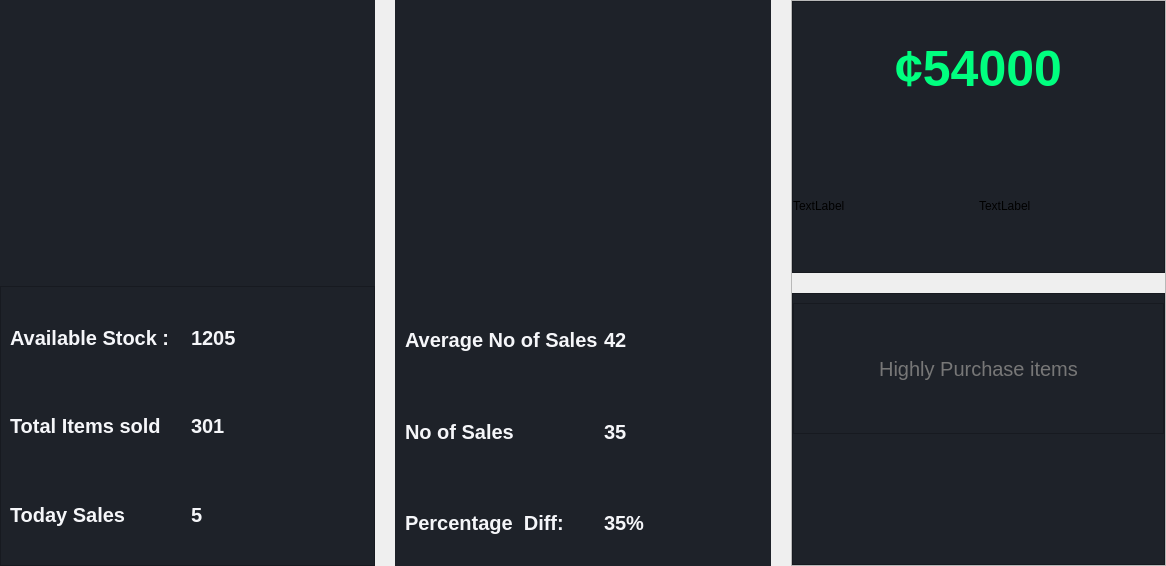
            <widget class="QWidget" name="scrollAreaWidgetContents">
             <property name="geometry">
              <rect>
               <x>0</x>
               <y>0</y>
               <width>1166</width>
               <height>566</height>
              </rect>
             </property>
             <layout class="QVBoxLayout" name="verticalLayout_35">
              <property name="spacing">
               <number>0</number>
              </property>
              <property name="leftMargin">
               <number>0</number>
              </property>
              <property name="topMargin">
               <number>0</number>
              </property>
              <property name="rightMargin">
               <number>0</number>
              </property>
              <property name="bottomMargin">
               <number>0</number>
              </property>
              <item>
               <widget class="QFrame" name="frame_86">
                <property name="styleSheet">
                 <string notr="true"/>
                </property>
                <property name="frameShape">
                 <enum>QFrame::NoFrame</enum>
                </property>
                <property name="frameShadow">
                 <enum>QFrame::Raised</enum>
                </property>
                <layout class="QHBoxLayout" name="horizontalLayout_16">
                 <property name="spacing">
                  <number>20</number>
                 </property>
                 <property name="leftMargin">
                  <number>0</number>
                 </property>
                 <property name="topMargin">
                  <number>0</number>
                 </property>
                 <property name="rightMargin">
                  <number>0</number>
                 </property>
                 <property name="bottomMargin">
                  <number>0</number>
                 </property>
                 <item>
                  <widget class="QFrame" name="chart_stock_sales">
                   <property name="styleSheet">
                    <string notr="true">background:#1e2229;</string>
                   </property>
                   <property name="frameShape">
                    <enum>QFrame::NoFrame</enum>
                   </property>
                   <property name="frameShadow">
                    <enum>QFrame::Raised</enum>
                   </property>
                   <layout class="QVBoxLayout" name="verticalLayout_37">
                    <property name="leftMargin">
                     <number>0</number>
                    </property>
                    <property name="topMargin">
                     <number>0</number>
                    </property>
                    <property name="rightMargin">
                     <number>0</number>
                    </property>
                    <property name="bottomMargin">
                     <number>0</number>
                    </property>
                    <item>
                     <widget class="QFrame" name="frame_88">
                      <property name="layoutDirection">
                       <enum>Qt::LeftToRight</enum>
                      </property>
                      <property name="autoFillBackground">
                       <bool>false</bool>
                      </property>
                      <property name="styleSheet">
                       <string notr="true">padding: 0% 50%;
</string>
                      </property>
                      <property name="frameShape">
                       <enum>QFrame::NoFrame</enum>
                      </property>
                      <property name="frameShadow">
                       <enum>QFrame::Raised</enum>
                      </property>
                      <layout class="QVBoxLayout" name="stock_per_chart_frame">
                       <property name="leftMargin">
                        <number>20</number>
                       </property>
                       <property name="topMargin">
                        <number>30</number>
                       </property>
                       <property name="rightMargin">
                        <number>20</number>
                       </property>
                       <property name="bottomMargin">
                        <number>20</number>
                       </property>
                      </layout>
                     </widget>
                    </item>
                    <item>
                     <widget class="QFrame" name="frame_89">
                      <property name="styleSheet">
                       <string notr="true">font-size: 20px;
color:#f5f6f9;

font-weight: 700;</string>
                      </property>
                      <property name="frameShape">
                       <enum>QFrame::StyledPanel</enum>
                      </property>
                      <property name="frameShadow">
                       <enum>QFrame::Raised</enum>
                      </property>
                      <layout class="QGridLayout" name="gridLayout_8">
                       <item row="0" column="1">
                        <widget class="QLabel" name="label_65">
                         <property name="text">
                          <string>1205</string>
                         </property>
                        </widget>
                       </item>
                       <item row="1" column="1">
                        <widget class="QLabel" name="label_66">
                         <property name="text">
                          <string>301</string>
                         </property>
                        </widget>
                       </item>
                       <item row="2" column="1">
                        <widget class="QLabel" name="label_67">
                         <property name="text">
                          <string>5</string>
                         </property>
                        </widget>
                       </item>
                       <item row="1" column="0">
                        <widget class="QLabel" name="label_49">
                         <property name="text">
                          <string>Total Items sold</string>
                         </property>
                        </widget>
                       </item>
                       <item row="0" column="0">
                        <widget class="QLabel" name="label_43">
                         <property name="text">
                          <string>Available Stock :</string>
                         </property>
                        </widget>
                       </item>
                       <item row="2" column="0">
                        <widget class="QLabel" name="label_18">
                         <property name="text">
                          <string>Today Sales</string>
                         </property>
                        </widget>
                       </item>
                      </layout>
                     </widget>
                    </item>
                   </layout>
                  </widget>
                 </item>
                 <item>
                  <widget class="QFrame" name="chart_average">
                   <property name="styleSheet">
                    <string notr="true">background:#1e2229;</string>
                   </property>
                   <property name="frameShape">
                    <enum>QFrame::NoFrame</enum>
                   </property>
                   <property name="frameShadow">
                    <enum>QFrame::Raised</enum>
                   </property>
                   <layout class="QVBoxLayout" name="verticalLayout_38">
                    <property name="spacing">
                     <number>7</number>
                    </property>
                    <property name="leftMargin">
                     <number>0</number>
                    </property>
                    <property name="topMargin">
                     <number>0</number>
                    </property>
                    <property name="rightMargin">
                     <number>0</number>
                    </property>
                    <property name="bottomMargin">
                     <number>0</number>
                    </property>
                    <item>
                     <widget class="QFrame" name="frame_90">
                      <property name="styleSheet">
                       <string notr="true">padding: 0% 50%;</string>
                      </property>
                      <property name="frameShape">
                       <enum>QFrame::NoFrame</enum>
                      </property>
                      <property name="frameShadow">
                       <enum>QFrame::Raised</enum>
                      </property>
                      <layout class="QVBoxLayout" name="daily_sale_avg_frame">
                       <property name="leftMargin">
                        <number>20</number>
                       </property>
                       <property name="topMargin">
                        <number>30</number>
                       </property>
                       <property name="rightMargin">
                        <number>20</number>
                       </property>
                       <property name="bottomMargin">
                        <number>20</number>
                       </property>
                      </layout>
                     </widget>
                    </item>
                    <item>
                     <widget class="QFrame" name="frame_91">
                      <property name="styleSheet">
                       <string notr="true">font-size: 20px;
color:#f5f6f9;

font-weight: 700;</string>
                      </property>
                      <property name="frameShape">
                       <enum>QFrame::NoFrame</enum>
                      </property>
                      <property name="frameShadow">
                       <enum>QFrame::Plain</enum>
                      </property>
                      <layout class="QGridLayout" name="gridLayout_13">
                       <property name="leftMargin">
                        <number>10</number>
                       </property>
                       <property name="topMargin">
                        <number>10</number>
                       </property>
                       <property name="rightMargin">
                        <number>10</number>
                       </property>
                       <property name="bottomMargin">
                        <number>0</number>
                       </property>
                       <item row="1" column="0">
                        <widget class="QLabel" name="label_76">
                         <property name="text">
                          <string>No of Sales</string>
                         </property>
                        </widget>
                       </item>
                       <item row="0" column="0">
                        <widget class="QLabel" name="label_71">
                         <property name="text">
                          <string>Average No of Sales</string>
                         </property>
                        </widget>
                       </item>
                       <item row="0" column="1">
                        <widget class="QLabel" name="label_75">
                         <property name="text">
                          <string>42</string>
                         </property>
                        </widget>
                       </item>
                       <item row="2" column="0">
                        <widget class="QLabel" name="label_77">
                         <property name="text">
                          <string>Percentage  Diff:</string>
                         </property>
                        </widget>
                       </item>
                       <item row="1" column="1">
                        <widget class="QLabel" name="label_78">
                         <property name="text">
                          <string>35</string>
                         </property>
                        </widget>
                       </item>
                       <item row="2" column="1">
                        <widget class="QLabel" name="label_79">
                         <property name="text">
                          <string>35%</string>
                         </property>
                        </widget>
                       </item>
                      </layout>
                     </widget>
                    </item>
                   </layout>
                  </widget>
                 </item>
                 <item>
                  <widget class="QFrame" name="chart_extra">
                   <property name="styleSheet">
                    <string notr="true"/>
                   </property>
                   <property name="frameShape">
                    <enum>QFrame::StyledPanel</enum>
                   </property>
                   <property name="frameShadow">
                    <enum>QFrame::Raised</enum>
                   </property>
                   <layout class="QVBoxLayout" name="verticalLayout_36">
                    <property name="spacing">
                     <number>20</number>
                    </property>
                    <property name="leftMargin">
                     <number>0</number>
                    </property>
                    <property name="topMargin">
                     <number>0</number>
                    </property>
                    <property name="rightMargin">
                     <number>0</number>
                    </property>
                    <property name="bottomMargin">
                     <number>0</number>
                    </property>
                    <item>
                     <widget class="QFrame" name="frame_83">
                      <property name="styleSheet">
                       <string notr="true">background:#1e2229;</string>
                      </property>
                      <property name="frameShape">
                       <enum>QFrame::StyledPanel</enum>
                      </property>
                      <property name="frameShadow">
                       <enum>QFrame::Raised</enum>
                      </property>
                      <layout class="QGridLayout" name="gridLayout_12">
                       <property name="leftMargin">
                        <number>0</number>
                       </property>
                       <property name="topMargin">
                        <number>0</number>
                       </property>
                       <property name="rightMargin">
                        <number>0</number>
                       </property>
                       <property name="bottomMargin">
                        <number>0</number>
                       </property>
                       <property name="horizontalSpacing">
                        <number>0</number>
                       </property>
                       <item row="1" column="0">
                        <widget class="QLabel" name="label_72">
                         <property name="text">
                          <string>TextLabel</string>
                         </property>
                        </widget>
                       </item>
                       <item row="1" column="1">
                        <widget class="QLabel" name="label_74">
                         <property name="text">
                          <string>TextLabel</string>
                         </property>
                        </widget>
                       </item>
                       <item row="0" column="0" colspan="2">
                        <widget class="QLabel" name="label_73">
                         <property name="styleSheet">
                          <string notr="true">color:#00ff7f;
font-size: 50px;
text-transform: uppercase;
font-weight: 700;
text-align: center;
text-shadow: 0 15px 40px rgba(0,0,0, 0.6)</string>
                         </property>
                         <property name="text">
                          <string>¢54000</string>
                         </property>
                         <property name="alignment">
                          <set>Qt::AlignCenter</set>
                         </property>
                        </widget>
                       </item>
                      </layout>
                     </widget>
                    </item>
                    <item>
                     <widget class="QFrame" name="frame_85">
                      <property name="styleSheet">
                       <string notr="true">color:#777;
font-size: 20px;
background:#1e2229;</string>
                      </property>
                      <property name="frameShape">
                       <enum>QFrame::StyledPanel</enum>
                      </property>
                      <property name="frameShadow">
                       <enum>QFrame::Raised</enum>
                      </property>
                      <layout class="QVBoxLayout" name="verticalLayout_39">
                       <property name="spacing">
                        <number>0</number>
                       </property>
                       <property name="leftMargin">
                        <number>0</number>
                       </property>
                       <property name="rightMargin">
                        <number>0</number>
                       </property>
                       <property name="bottomMargin">
                        <number>0</number>
                       </property>
                       <item>
                        <widget class="QFrame" name="frame_61">
                         <property name="styleSheet">
                          <string notr="true"/>
                         </property>
                         <property name="frameShape">
                          <enum>QFrame::StyledPanel</enum>
                         </property>
                         <property name="frameShadow">
                          <enum>QFrame::Raised</enum>
                         </property>
                         <layout class="QVBoxLayout" name="verticalLayout_40">
                          <property name="spacing">
                           <number>0</number>
                          </property>
                          <property name="leftMargin">
                           <number>0</number>
                          </property>
                          <property name="topMargin">
                           <number>0</number>
                          </property>
                          <property name="rightMargin">
                           <number>0</number>
                          </property>
                          <property name="bottomMargin">
                           <number>0</number>
                          </property>
                          <item>
                           <widget class="QLabel" name="label_68">
                            <property name="minimumSize">
                             <size>
                              <width>0</width>
                              <height>60</height>
                             </size>
                            </property>
                            <property name="text">
                             <string>Highly Purchase items</string>
                            </property>
                            <property name="alignment">
                             <set>Qt::AlignCenter</set>
                            </property>
                           </widget>
                          </item>
                         </layout>
                        </widget>
                       </item>
                       <item>
                        <widget class="QFrame" name="frame_8">
                         <property name="styleSheet">
                          <string notr="true"/>
                         </property>
                         <property name="frameShape">
                          <enum>QFrame::NoFrame</enum>
                         </property>
                         <property name="frameShadow">
                          <enum>QFrame::Raised</enum>
                         </property>
                         <layout class="QVBoxLayout" name="dash_purchase_frame">
                          <property name="spacing">
                           <number>0</number>
                          </property>
                          <property name="leftMargin">
                           <number>0</number>
                          </property>
                          <property name="topMargin">
                           <number>0</number>
                          </property>
                          <property name="rightMargin">
                           <number>0</number>
                          </property>
                          <property name="bottomMargin">
                           <number>0</number>
                          </property>
                         </layout>
                        </widget>
                       </item>
                      </layout>
                     </widget>
                    </item>
                   </layout>
                  </widget>
                 </item>
                </layout>
               </widget>
              </item>
              <item>
               <widget class="QFrame" name="chart_reserve_height_collapse">
                <property name="maximumSize">
                 <size>
                  <width>16777215</width>
                  <height>0</height>
                 </size>
                </property>
                <property name="styleSheet">
                 <string notr="true">background:pink</string>
                </property>
                <property name="frameShape">
                 <enum>QFrame::StyledPanel</enum>
                </property>
                <property name="frameShadow">
                 <enum>QFrame::Raised</enum>
                </property>
               </widget>
              </item>
             </layout>
            </widget>
